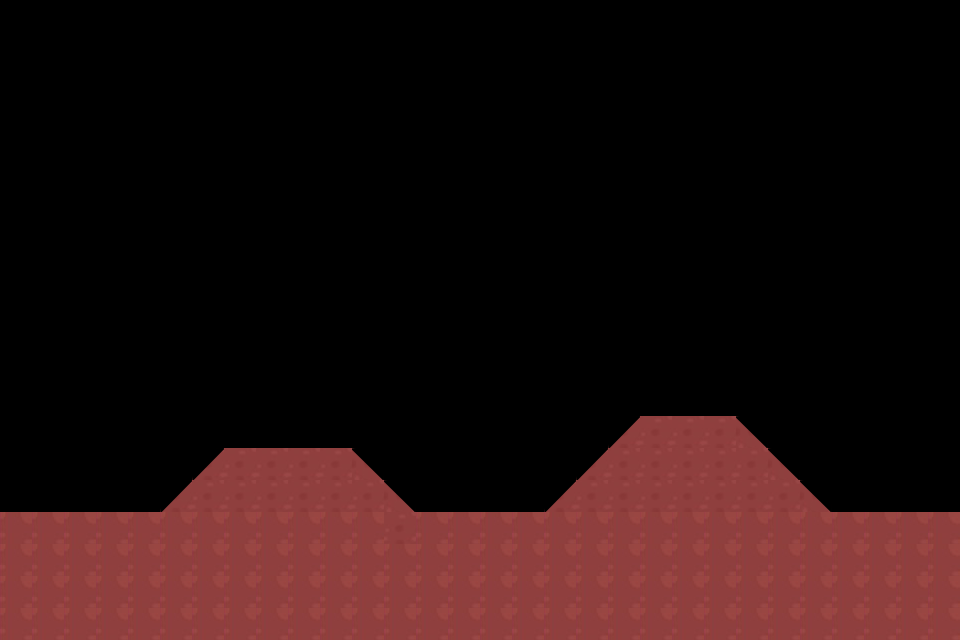

This is a level from a 2D game, rendered from its Tiled map with the project's own tilesets. A one-line summary and the complete map file follow:
An orthogonal 30x20 tile map with 32x32 px tiles, 1 tile layer (Tile Layer 1), 4 tilesets and 1 object.

<map version="1.9" tiledversion="1.9.2" orientation="orthogonal" renderorder="right-down" width="30" height="20" tilewidth="32" tileheight="32" infinite="0" nextlayerid="4" nextobjectid="42">
 <editorsettings>
  <export target="g1.tmx" format="tmx" />
 </editorsettings>
 <tileset firstgid="1" source="terrain2.tsx" />
 <tileset firstgid="217" name="g1" tilewidth="32" tileheight="32" tilecount="20" columns="5">
  <image source="g1.png" width="179" height="138" />
 </tileset>
 <tileset firstgid="237" name="g4" tilewidth="32" tileheight="32" tilecount="1" columns="1">
  <image source="g4.png" width="32" height="32" />
 </tileset>
 <tileset firstgid="238" name="g7" tilewidth="32" tileheight="32" tilecount="1" columns="1">
  <image source="g7.png" width="32" height="32" />
 </tileset>
 <objectgroup color="#00ff00" id="3" name="collision">
  <object id="41" x="0" y="510">
   <polygon points="0,0 160,1 222,-63 352,-62 413,1 544,2 639,-94 735,-95 830,0 959,1 960,129 0,129" />
  </object>
 </objectgroup>
 <layer id="1" name="Tile Layer 1" width="30" height="20">
  <data encoding="csv">
0,0,0,0,0,0,0,0,0,0,0,0,0,0,0,0,0,0,0,0,0,0,0,0,0,0,0,0,0,0,
0,0,0,0,0,0,0,0,0,0,0,0,0,0,0,0,0,0,0,0,0,0,0,0,0,0,0,0,0,0,
0,0,0,0,0,0,0,0,0,0,0,0,0,0,0,0,0,0,0,0,0,0,0,0,0,0,0,0,0,0,
0,0,0,0,0,0,0,0,0,0,0,0,0,0,0,0,0,0,0,0,0,0,0,0,0,0,0,0,0,0,
0,0,0,0,0,0,0,0,0,0,0,0,0,0,0,0,0,0,0,0,0,0,0,0,0,0,0,0,0,0,
0,0,0,0,0,0,0,0,0,0,0,0,0,0,0,0,0,0,0,0,0,0,0,0,0,0,0,0,0,0,
0,0,0,0,0,0,0,0,0,0,0,0,0,0,0,0,0,0,0,0,0,0,0,0,0,0,0,0,0,0,
0,0,0,0,0,0,0,0,0,0,0,0,0,0,0,0,0,0,0,0,0,0,0,0,0,0,0,0,0,0,
0,0,0,0,0,0,0,0,0,0,0,0,0,0,0,0,0,0,0,0,0,0,0,0,0,0,0,0,0,0,
0,0,0,0,0,0,0,0,0,0,0,0,0,0,0,0,0,0,0,0,0,0,0,0,0,0,0,0,0,0,
0,0,0,0,0,0,0,0,0,0,0,0,0,0,0,0,0,0,0,0,0,0,0,0,0,0,0,0,0,0,
0,0,0,0,0,0,0,0,0,0,0,0,0,0,0,0,0,0,0,0,0,0,0,0,0,0,0,0,0,0,
0,0,0,0,0,0,0,0,0,0,0,0,0,0,0,0,0,0,0,0,0,0,0,0,0,0,0,0,0,0,
0,0,0,0,0,0,0,0,0,0,0,0,0,0,0,0,0,0,0,238,224,224,224,237,0,0,0,0,0,0,
0,0,0,0,0,0,238,224,224,224,224,237,0,0,0,0,0,0,238,224,224,224,224,224,237,0,0,0,0,0,
0,0,0,0,0,238,224,224,224,224,224,224,237,0,0,0,0,238,224,224,224,224,224,224,224,237,0,0,0,0,
73,73,73,73,73,73,73,73,73,73,73,73,224,73,73,73,73,73,73,73,73,73,73,73,73,73,73,73,73,73,
73,73,73,73,73,73,73,73,73,73,73,73,73,73,73,73,73,73,73,73,73,73,73,73,73,73,73,73,73,73,
73,73,73,73,73,73,73,73,73,73,73,73,73,73,73,73,73,73,73,73,73,73,73,73,73,73,73,73,73,73,
73,73,73,73,73,73,73,73,73,73,73,73,73,73,73,73,73,73,73,73,73,73,73,73,73,73,73,73,73,73
</data>
 </layer>
</map>
